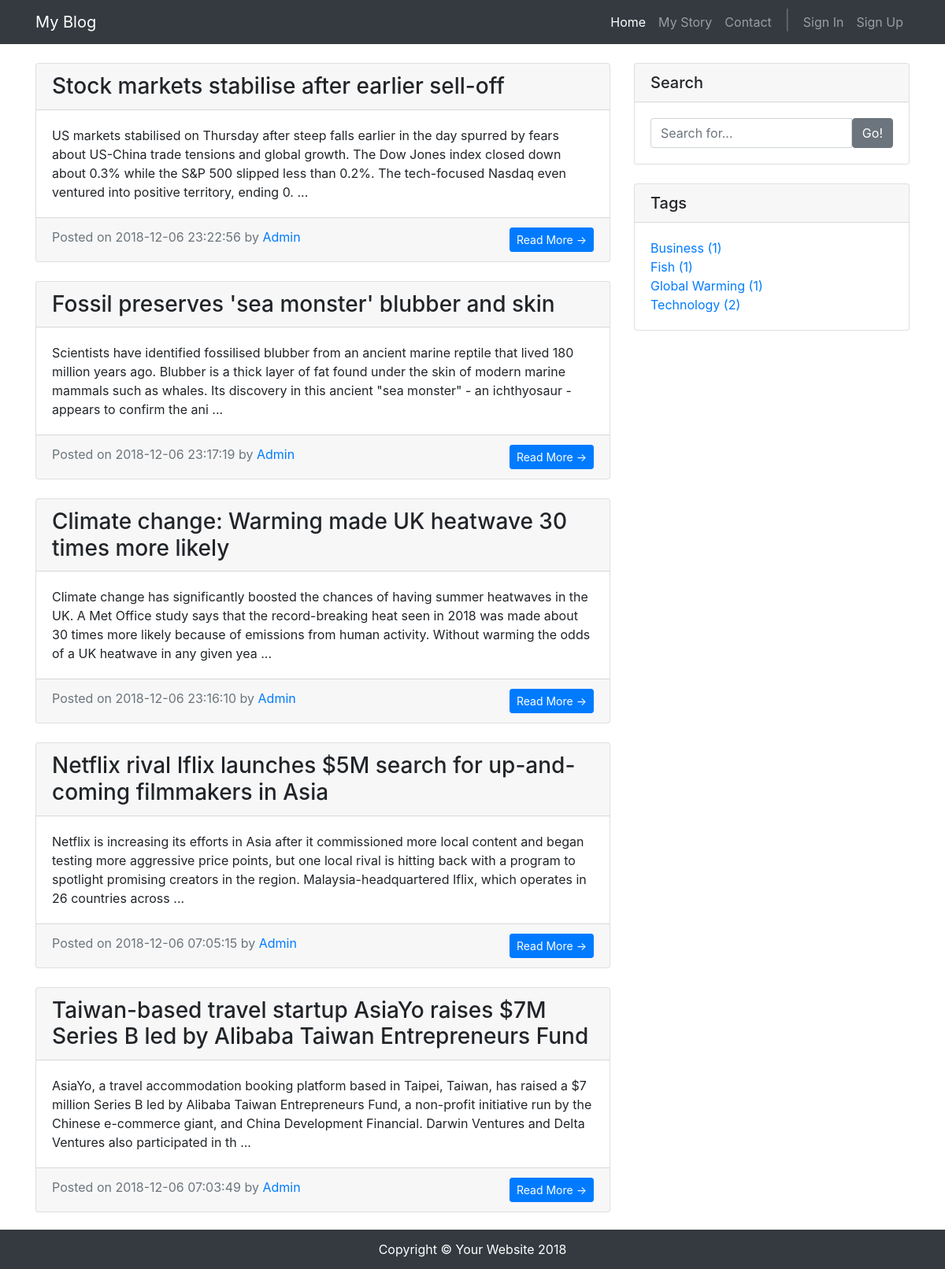
The page / on the database its author committed.
### tables this page shows
CREATE TABLE `posts` (
  `id` int(11) NOT NULL,
  `author_id` int(11) NOT NULL,
  `title` varchar(200) NOT NULL,
  `content` text NOT NULL,
  `tag` varchar(55) NOT NULL,
  `date` timestamp NOT NULL DEFAULT CURRENT_TIMESTAMP ON UPDATE CURRENT_TIMESTAMP
);

CREATE TABLE `users` (
  `id` int(11) NOT NULL,
  `role` int(11) NOT NULL,
  `username` varchar(55) NOT NULL,
  `password` varchar(55) NOT NULL,
  `email` varchar(55) NOT NULL
);

### common.inc.php (called while the page is built, shortened)
<?php
$parameter["siteName"] = "My Blog";
$parameter["dbName"] = "myblog";
$parameter["dbUsername"] = "root";
$parameter["dbPassword"] = "";
?>

### index.php (the view, shortened to what this page needs)
<?php require "common.inc.php"; ?>
<!DOCTYPE html>
<html lang="en">
<head>
    <link href="vendor/bootstrap/css/bootstrap.min.css" rel="stylesheet">
    <link href="css/style.css" rel="stylesheet">
</head>
<body>
<nav class="navbar navbar-expand-lg navbar-dark bg-dark fixed-top">
    <div class="container">
        <a class="navbar-brand" href="./"><?= $parameter["siteName"] ?></a>
        <div class="collapse navbar-collapse" id="navbarResponsive">
            <ul class="navbar-nav ml-auto">
                <li class="nav-item active">
                    <a class="nav-link" href="./">Home
                    </a>
                </li>
                <li class="nav-item">
                    <a class="nav-link" href="mystory.php">My Story</a>
                </li>
                <li class="nav-item">
                    <a class="nav-link" href="contact.php">Contact</a>
                </li>
                <li class="nav-item pl-2 pr-2">
                    <span style="font-size: 24px; color: #666;">|</span>
                </li>
                <?php if (isset($_SESSION["isLoggedIn"]) && $_SESSION["isLoggedIn"]): ?>
                    <li class="nav-item">
                        <a class="nav-link"
                           href="search.php?author=<?= $_SESSION["loggedInId"] ?>"><?= $_SESSION["loggedInName"] ?></a>
                    </li>
                    <li class="nav-item">
                        <a class="nav-link" href="processes.php?action=signout"
                           onclick="return confirm('Do you confirm?');">Sign Out</a>
                    </li>
                <?php else: ?>
                    <li class="nav-item">
                        <a class="nav-link" href="signin.php">Sign In</a>
                    </li>
                    <li class="nav-item">
                        <a class="nav-link" href="signup.php">Sign Up</a>
                    </li>
                <?php endif; ?>
            </ul>
        </div>
    </div>
</nav>
<div class="container mb-5">
    <div class="row">
        <div class="col-md-8 pt-4">
            <?php
            $blogPosts = $db->query("SELECT posts.id as post_id, posts.*, users.* FROM posts INNER JOIN users ON posts.author_id = users.id ORDER BY posts.id DESC");
            $blogPosts = $blogPosts->fetchAll(PDO::FETCH_ASSOC);
            if (count($blogPosts) > 0) {
                foreach ($blogPosts as $post):
                    ?>
                    <div class="card mb-4">
                        <h3 class="card-header"><?= $post["title"] ?></h3>
                        <div class="card-body">
                            <p class="card-text">
                                <?= substr($post["content"], 0, 300) ?>
                                <?= (strlen($post["content"]) > 300) ? "..." : "" ?>
                            </p>
                        </div>
                        <div class="card-footer">
                            <span class="text-muted">Posted on <?= $post["date"] ?> by <a
                                        href="./search.php?author=<?= $post["author_id"] ?>"><?= $post["username"] ?></a></span>
                            <a href="post.php?id=<?= $post["post_id"] ?>" class="btn btn-primary btn-sm float-right">Read
                                More &rarr;</a>
                        </div>
                    </div>
                <?php
                endforeach;
            } else {
                echo '<div class="alert alert-warning"><strong>No post!</strong></div>';
            } ?>
        </div>
        <div class="col-md-4">
            <div class="card my-4">
                <h5 class="card-header">Search</h5>
                <div class="card-body">
                    <form action="search.php" method="get">
                        <div class="input-group">
                            <input type="text" class="form-control" name="keyword" placeholder="Search for..." required>
                            <span class="input-group-btn">
                            <button class="btn btn-secondary" type="submit">Go!</button>
                        </span>
                        </div>
                    </form>
                </div>
            </div>
            <div class="card my-4">
                <h5 class="card-header">Tags</h5>
                <div class="card-body">
                    <div class="row">
                        <div class="col-lg-12">
                            <ul class="list-unstyled mb-0">
                                <?php
                                $tagList = $db->query("SELECT tag, Count(1) as tag_count FROM posts GROUP BY tag");
                                $tagList = $tagList->fetchAll(PDO::FETCH_ASSOC);
                                if (count($tagList) > 0) {
                                    foreach ($tagList as $tagItem)
                                        echo '<li><a href="./search.php?tag=' . $tagItem["tag"] . '">' . $tagItem["tag"] . ' (' . $tagItem["tag_count"] . ')</a></li>';
                                }
                                ?>
                            </ul>
                        </div>
                    </div>
                </div>
            </div>
        </div>
    </div>
</div>
<footer class="fixed-bottom bg-dark">
    <div class="container mb-5">
        <p class="m-0 text-center text-white">Copyright &copy; Your Website 2018</p>
    </div>
</footer>
</body>
</html>

### css/style.css (style rules this page uses)
body { padding-top: 54px; }
@media (min-width: 992px) { body { padding-top: 56px; } }
footer { height: 50px; line-height: 50px; }

### rows shown on the page
posts: title "Stock markets stabilise after earlier sell-off", content "US markets stabilised on Thursday after steep falls earlier in the day spurred by fears about US-China trade tensions and global growth. The Dow Jones index closed down about 0.3% while the S&P 500 slipped less than 0.2%. The tech-focused Nasdaq even ventured into positive territory, ending 0.", date "2018-12-06 23:22:56", author.username "Admin"
posts: title "Fossil preserves 'sea monster' blubber and skin", content "Scientists have identified fossilised blubber from an ancient marine reptile that lived 180 million years ago. Blubber is a thick layer of fat found under the skin of modern marine mammals such as whales. Its discovery in this ancient \"sea monster\" - an ichthyosaur - appears to confirm the ani", date "2018-12-06 23:17:19", author.username "Admin"
posts: title "Climate change: Warming made UK heatwave 30 times more likely", content "Climate change has significantly boosted the chances of having summer heatwaves in the UK. A Met Office study says that the record-breaking heat seen in 2018 was made about 30 times more likely because of emissions from human activity. Without warming the odds of a UK heatwave in any given yea", date "2018-12-06 23:16:10", author.username "Admin"
posts: title "Netflix rival Iflix launches $5M search for up-and-coming filmmakers in Asia", content "Netflix is increasing its efforts in Asia after it commissioned more local content and began testing more aggressive price points, but one local rival is hitting back with a program to spotlight promising creators in the region. Malaysia-headquartered Iflix, which operates in 26 countries across", date "2018-12-06 07:05:15", author.username "Admin"
posts: title "Taiwan-based travel startup AsiaYo raises $7M Series B led by Alibaba Taiwan Entrepreneurs Fund", content "AsiaYo, a travel accommodation booking platform based in Taipei, Taiwan, has raised a $7 million Series B led by Alibaba Taiwan Entrepreneurs Fund, a non-profit initiative run by the Chinese e-commerce giant, and China Development Financial. Darwin Ventures and Delta Ventures also participated in th", date "2018-12-06 07:03:49", author.username "Admin"

### other values the page prints
$parameter["siteName"] "My Blog"
$tagItem["tag"] "Business"
$tagItem["tag_count"] "1"
$tagItem["tag"] "Fish"
$tagItem["tag"] "Global Warming"
$tagItem["tag"] "Technology"
$tagItem["tag_count"] "2"
